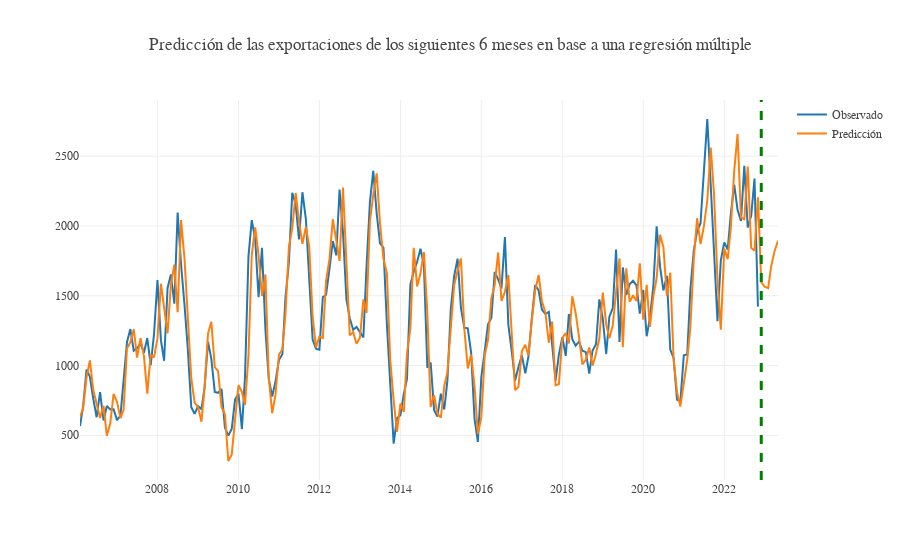

Notebook code for this chart:
### Code cell
def plot_prediccion_rm(models_predictions:list, mes_a_predecir:int = mes_max_prediccion):
    fig = go.Figure()
    fig.add_trace(go.Scatter(x = models_predictions[mes_a_predecir].index, y = models_predictions[mes_a_predecir].observed_reverted, name = "Observado"))
    fig.add_trace(go.Scatter(x = models_predictions[mes_a_predecir].index, y = models_predictions[mes_a_predecir].predicted_reverted, name = "Predicción"))
    fig.add_vline(x = models_predictions[mes_a_predecir].index[-mes_a_predecir], line_width=3, line_dash="dash", line_color="green")
    fig.update_layout(template = None, title_text = f"Predicción de las exportaciones de los siguientes {mes_a_predecir} meses en base a una regresión múltiple",
                      font_family = "georgia")
    return fig

plot_prediccion_rm(models_predictions, mes_a_predecir = 6)

### Figure 1 — Plotly figure (JSON) as saved in the notebook; plotly's stock layout.template omitted (floating-point values rounded to 4 significant figures; data arrays with more than 128 entries replaced by an {"elided": "..."} marker saying what was removed)
{"data": [{"name": "Observado", "type": "scatter", "x": {"elided": "208 str values"}, "y": {"elided": "208 float values"}}, {"name": "Predicción", "type": "scatter", "x": {"elided": "208 str values"}, "y": {"elided": "208 float values"}}], "layout": {"font": {"family": "georgia"}, "shapes": [{"line": {"color": "green", "dash": "dash", "width": 3}, "type": "line", "x0": "2022-12-01T00:00:00", "x1": "2022-12-01T00:00:00", "xref": "x", "y0": 0, "y1": 1, "yref": "y domain"}], "title": {"text": "Predicción de las exportaciones de los siguientes 6 meses en base a una regresión múltiple"}}}
